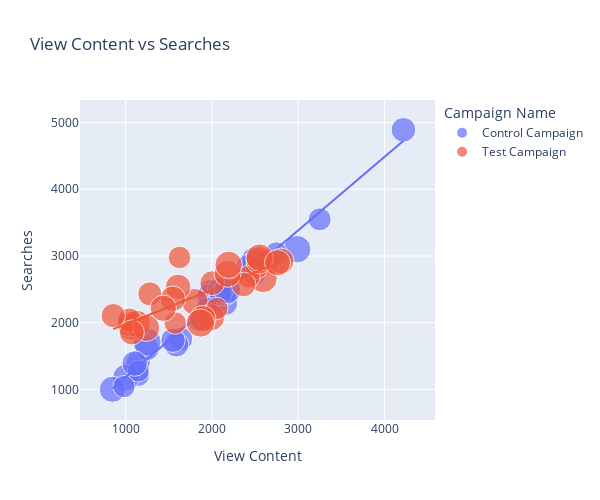

Notebook cell for this chart:
### Code cell
# View Content vs Searches

fig = px.scatter(data_frame=df, x='View Content', y='Searches', color='Campaign Name', title='View Content vs Searches', 
    width=600, height=500, trendline='ols', size= 'Spend [USD]')
fig.show()

### Figure 1 — Plotly figure (JSON) as saved in the notebook; plotly's stock layout.template omitted (floating-point values rounded to 4 significant figures)
{"data": [{"hovertemplate": "Campaign Name=Control Campaign<br>View Content=%{x}<br>Searches=%{y}<br>Spend [USD]=%{marker.size}<extra></extra>", "legendgroup": "Control Campaign", "marker": {"color": "#636efa", "size": [2280, 2149, 2490, 2319, 2697, 1875, 2774, 2024, 2177, 1876, 2596, 1757, 2675, 1803, 2939, 2496, 1892, 1962, 2233, 2061, 2421, 2375, 2343, 2324, 1940, 1835, 3083, 2544, 1900, 2813], "sizemode": "area", "sizeref": 7.78, "symbol": "circle"}, "mode": "markers", "name": "Control Campaign", "orientation": "v", "showlegend": true, "type": "scatter", "x": [2159, 1984, 2486, 1147, 1975, 1149, 1005, 2158, 1642, 2115, 2098, 1841, 848, 2496, 2988, 2496, 1149, 2096, 2421, 3249, 1589, 4219, 1549, 1249, 982, 1944.0, 1249, 1106, 2746, 2179], "xaxis": "x", "y": [2290, 2475, 2941, 1397, 2390, 1209, 1179, 2427, 1756, 2447, 2483, 2033, 1001, 2711, 3102, 2896, 1274, 2423, 2847, 3549, 1672, 4891, 1737, 1615, 1042, 2221.0, 1709, 1388, 3047, 2487], "yaxis": "y"}, {"hovertemplate": "<b>OLS trendline</b><br>Searches = 1.10188 * View Content + 79.4856<br>R<sup>2</sup>=0.978575<br><br>Campaign Name=Control Campaign<br>View Content=%{x}<br>Searches=%{y} <b>(trend)</b><extra></extra>", "legendgroup": "Control Campaign", "marker": {"color": "#636efa", "symbol": "circle"}, "mode": "lines", "name": "Control Campaign", "showlegend": false, "type": "scatter", "x": [848, 982, 1005, 1106, 1147, 1149, 1149, 1249, 1249, 1549, 1589, 1642, 1841, 1944.0, 1975, 1984, 2096, 2098, 2115, 2158, 2159, 2179, 2421, 2486, 2496, 2496, 2746, 2988, 3249, 4219], "xaxis": "x", "y": [1014.0, 1162.0, 1187.0, 1298.0, 1343.0, 1346.0, 1346.0, 1456.0, 1456.0, 1786.0, 1830.0, 1889.0, 2108.0, 2221.0, 2256.0, 2266.0, 2389.0, 2391.0, 2410.0, 2457.0, 2458.0, 2480.0, 2747.0, 2819.0, 2830.0, 2830.0, 3105.0, 3372.0, 3659.0, 4728.0], "yaxis": "y"}, {"hovertemplate": "Campaign Name=Test Campaign<br>View Content=%{x}<br>Searches=%{y}<br>Spend [USD]=%{marker.size}<extra></extra>", "legendgroup": "Test Campaign", "marker": {"color": "#EF553B", "size": [3008, 2790, 2420, 2831, 1972, 2537, 2516, 3076, 1968, 1979, 2626, 2542, 2712, 3112, 2899, 2407, 2078, 2928, 2311, 2915, 2247, 2805, 2365, 1977, 2710, 2297, 2458, 2838, 2916, 2652], "sizemode": "area", "sizeref": 7.78, "symbol": "circle"}, "mode": "markers", "name": "Test Campaign", "orientation": "v", "showlegend": true, "type": "scatter", "x": [1069, 1804, 2617, 1992, 2058, 1059, 1609, 2594, 1576, 2522, 2801, 1548, 1894, 1868, 1131, 2004, 2427, 2551, 1046, 2552, 1281, 1240, 2367, 1625, 1437, 858, 1073, 2182, 2194, 2761], "xaxis": "x", "y": [1946, 2312, 2893, 2081, 2213, 1979, 2537, 2661, 1995, 2824, 2924, 2359, 2061, 1995, 1983, 2592, 2687, 2937, 2037, 2976, 2432, 1920, 2572, 2978, 2216, 2106, 1854, 2733, 2867, 2899], "yaxis": "y"}, {"hovertemplate": "<b>OLS trendline</b><br>Searches = 0.516034 * View Content + 1460.18<br>R<sup>2</sup>=0.629409<br><br>Campaign Name=Test Campaign<br>View Content=%{x}<br>Searches=%{y} <b>(trend)</b><extra></extra>", "legendgroup": "Test Campaign", "marker": {"color": "#EF553B", "symbol": "circle"}, "mode": "lines", "name": "Test Campaign", "showlegend": false, "type": "scatter", "x": [858, 1046, 1059, 1069, 1073, 1131, 1240, 1281, 1437, 1548, 1576, 1609, 1625, 1804, 1868, 1894, 1992, 2004, 2058, 2182, 2194, 2367, 2427, 2522, 2551, 2552, 2594, 2617, 2761, 2801], "xaxis": "x", "y": [1903.0, 2000.0, 2007.0, 2012.0, 2014.0, 2044.0, 2100.0, 2121.0, 2202.0, 2259.0, 2273.0, 2290.0, 2299.0, 2391.0, 2424.0, 2438.0, 2488.0, 2494.0, 2522.0, 2586.0, 2592.0, 2682.0, 2713.0, 2762.0, 2777.0, 2777.0, 2799.0, 2811.0, 2885.0, 2906.0], "yaxis": "y"}], "layout": {"height": 500, "legend": {"itemsizing": "constant", "title": {"text": "Campaign Name"}, "tracegroupgap": 0}, "title": {"text": "View Content vs Searches"}, "width": 600, "xaxis": {"anchor": "y", "domain": [0, 1], "title": {"text": "View Content"}}, "yaxis": {"anchor": "x", "domain": [0, 1], "title": {"text": "Searches"}}}}
